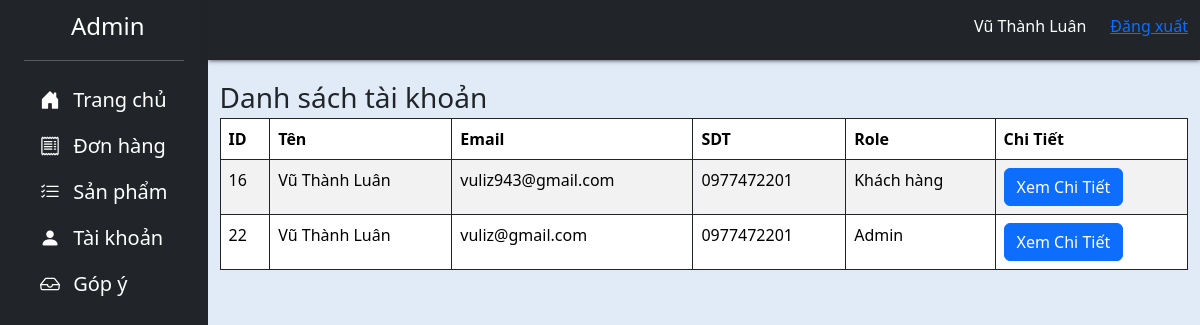
The app's page /Admin/admin-accounts.php (signed in) with its own data.
### tables this page shows
CREATE TABLE `tbl_user` (
  `id` int(11) NOT NULL,
  `name` varchar(100) NOT NULL,
  `username` varchar(100) NOT NULL,
  `sdt` varchar(15) NOT NULL,
  `address` varchar(150) NOT NULL,
  `password` varchar(100) NOT NULL,
  `role` int(1) NOT NULL
);

### Admin/admin-accounts.php (the view)
<?php include "header.php" ?>
<div class="">
    <span class="fs-3">Danh sách tài khoản</span>
    <table class="table table-bordered table-striped border-dark">
        <thead>
            <tr>
                <th>ID</th>
                <th>Tên</th>
                <th>Email</th>
                <th>SDT</th>
                <th>Role</th>
                <th>Chi Tiết</th>
            </tr>
        </thead>
        <tbody>
            <?php
            $sql = "SELECT * FROM tbl_user ";
            $result = $conn->query($sql);
            if ($result->num_rows > 0) {
                while ($item = $result->fetch_assoc()) {
            ?>
                    <tr>
                        <td> <?= $item['id']; ?> </td>
                        <td> <?= $item['name']; ?> </td>
                        <td> <?= $item['username']; ?> </td>
                        <td> <?= $item['sdt']; ?> </td>
                        <td> <?= $item['role']==1? "Admin":"Khách hàng" ?> </td>
                        <td>
                            <a href="admin-accountdetail.php?id=<?= $item['id']; ?>" class="btn btn-primary">Xem Chi Tiết</a>
                        </td>
                    </tr>
                <?php
                }
            } else {
                ?>
                <tr>
                    <td colspan="5"> Bạn chưa đặt đơn hàng nào </td>
                </tr>
            <?php
            }
            ?>
        </tbody>
    </table>
</div>
<?php include "footer.php" ?>

### style.css (style rules this page uses)
body { background-color: #e1eaf7; }

### records on screen
tbl_user: id "16", name "Vũ Thành Luân", username "vuliz943@gmail.com", sdt "0977472201", role "Khách hàng"
tbl_user: id "22", name "Vũ Thành Luân", username "vuliz@gmail.com", sdt "0977472201", role "Admin"

### other values on screen
$_SESSION['admin'] "Vũ Thành Luân"
